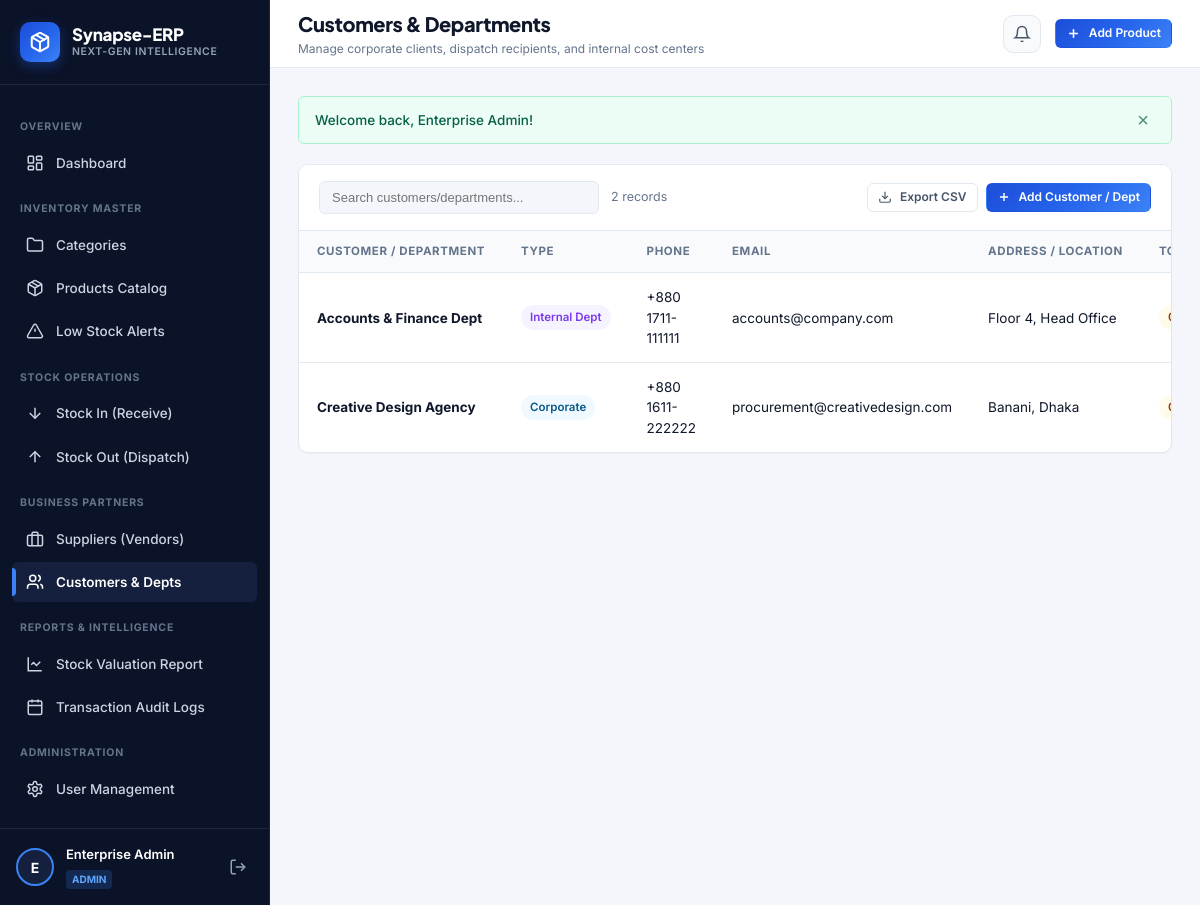
The app's page /customers/index.php (signed in) with its own data.
### tables this page shows
CREATE TABLE IF NOT EXISTS customers (
    id INT AUTO_INCREMENT PRIMARY KEY,
    name VARCHAR(100) NOT NULL,
    customer_type ENUM('individual', 'corporate', 'internal_dept') DEFAULT 'corporate',
    email VARCHAR(100) NULL,
    phone VARCHAR(30) NULL,
    address TEXT NULL,
    status TINYINT(1) DEFAULT 1,
    created_at TIMESTAMP DEFAULT CURRENT_TIMESTAMP
);

### customers/index.php (the view, shortened to what this page needs)
<?php
require_once __DIR__ . '/../includes/header.php';
$sql = "SELECT c.*, COUNT(st.id) AS dispatch_count
        FROM customers c
        LEFT JOIN stock_transactions st ON st.customer_id = c.id
        GROUP BY c.id
        ORDER BY c.name ASC";
$customers = $pdo->query($sql)->fetchAll();
include __DIR__ . '/../includes/sidebar.php';
?>
<div class="card">
    <div class="table-toolbar">
        <div style="display:flex; align-items:center; gap: 12px; flex-wrap: wrap;">
            <input type="text" id="tableSearchInput" class="table-search-input" placeholder="Search customers/departments...">
            <span style="font-size: 12.5px; color: var(--text-muted);"><?= count($customers) ?> records</span>
        </div>
        <div style="display:flex; gap: 8px;">
            <button type="button" class="btn btn-secondary btn-sm" onclick="exportTableToCSV('dataTable', 'customers_list.csv')">
                <svg width="14" height="14" viewBox="0 0 24 24" fill="none" stroke="currentColor" stroke-width="2"><path d="M21 15v4a2 2 0 0 1-2 2H5a2 2 0 0 1-2-2v-4"></path><polyline points="7 10 12 15 17 10"></polyline><line x1="12" y1="15" x2="12" y2="3"></line></svg>
                Export CSV
            </button>
            <a class="btn btn-primary btn-sm" href="create.php">
                <svg width="14" height="14" viewBox="0 0 24 24" fill="none" stroke="currentColor" stroke-width="2.5"><line x1="12" y1="5" x2="12" y2="19"></line><line x1="5" y1="12" x2="19" y2="12"></line></svg>
                Add Customer / Dept
            </a>
        </div>
    </div>
    <div class="table-responsive">
        <table class="corporate-table" id="dataTable">
            <thead>
                <tr>
                    <th>Customer / Department</th>
                    <th>Type</th>
                    <th>Phone</th>
                    <th>Email</th>
                    <th>Address / Location</th>
                    <th>Total Dispatches</th>
                </tr>
            </thead>
            <tbody>
                <?php if (empty($customers)): ?>
                    <tr>
                        <td colspan="8" style="text-align:center; color: var(--text-muted); padding: 40px;">
                            No customers or departments registered yet. Click "Add Customer / Dept" to add one.
                        </td>
                    </tr>
                <?php else: ?>
                    <?php foreach ($customers as $c):
                        $typeBadge = [
                            'corporate' => '<span class="badge badge-info">Corporate</span>',
                            'internal_dept' => '<span class="badge badge-purple" style="background:#f5f3ff; color:#7c3aed;">Internal Dept</span>',
                            'individual' => '<span class="badge badge-secondary">Individual</span>'
                        ][$c['customer_type']] ?? '<span class="badge badge-secondary">General</span>';
                    ?>
                    <tr>
                        <td><strong><?= clean($c['name']) ?></strong></td>
                        <td><?= $typeBadge ?></td>
                        <td><?= clean($c['phone']) ?: '<span style="color:var(--text-muted);">-</span>' ?></td>
                        <td><?= clean($c['email']) ?: '<span style="color:var(--text-muted);">-</span>' ?></td>
                        <td><?= clean($c['address']) ?: '<span style="color:var(--text-muted);">-</span>' ?></td>
                        <td><span class="badge badge-warning"><?= $c['dispatch_count'] ?> dispatches</span></td>
                    </tr>
                    <?php endforeach; ?>
                <?php endif; ?>
            </tbody>
        </table>
    </div>
</div>
<?php include __DIR__ . '/../includes/footer.php'; ?>

### assets/css/style.css (style rules this page uses)
:root { --font-main: 'Inter', -apple-system, BlinkMacSystemFont, 'Segoe UI', Roboto, sans-serif; --font-heading: 'Plus Jakarta Sans', var(--font-main); --bg-app: #f4f6fb; --bg-surface: #ffffff; --bg-surface-secondary: #f8fafc; --bg-surface-elevated: #ffffff; --sidebar-bg: #0b1329; --sidebar-surface: #14203d; --sidebar-border: rgba(255, 255, 255, 0.08); --sidebar-text: #94a3b8; --sidebar-text-hover: #ffffff; --sidebar-active-bg: #1e2e56; --sidebar-active-accent: #3b82f6; --primary: #2563eb; --primary-hover: #1d4ed8; --primary-gradient: linear-gradient(135deg, #1d4ed8 0%, #2563eb 50%, #3b82f6 100%); --primary-light: #eff6ff; --primary-border: #bfdbfe; --success: #10b981; --success-bg: #ecfdf5; --success-text: #065f46; --warning: #f59e0b; --warning-bg: #fffbeb; --warning-text: #92400e; --danger: #ef4444; --danger-bg: #fef2f2; --danger-text: #991b1b; --info: #0ea5e9; --info-bg: #f0f9ff; --info-text: #075985; --text-primary: #0f172a; --text-secondary: #475569; --text-muted: #64748b; --text-inverse: #ffffff; --border-color: #e2e8f0; --border-light: #edf2f7; --radius-sm: 6px; --radius-md: 10px; --radius-lg: 16px; --radius-full: 9999px; --shadow-xs: 0 1px 2px 0 rgb(0 0 0 / 0.04); --shadow-sm: 0 1px 3px 0 rgb(0 0 0 / 0.08), 0 1px 2px -1px rgb(0 0 0 / 0.08); --shadow-md: 0 4px 12px -2px rgb(0 0 0 / 0.06), 0 2px 6px -2px rgb(0 0 0 / 0.04); --shadow-lg: 0 12px 24px -4px rgb(0 0 0 / 0.08), 0 4px 8px -4px rgb(0 0 0 / 0.04); }
*, *::before, *::after { box-sizing: border-box; }
body { margin: 0; font-family: var(--font-main); background-color: var(--bg-app); color: var(--text-primary); line-height: 1.5; -webkit-font-smoothing: antialiased; }
.card { background-color: var(--bg-surface); border: 1px solid var(--border-color); border-radius: var(--radius-md); box-shadow: var(--shadow-xs); margin-bottom: 24px; overflow: hidden; }
.table-toolbar { padding: 16px 20px; background-color: var(--bg-surface); border-bottom: 1px solid var(--border-color); display: flex; flex-wrap: wrap; align-items: center; justify-content: space-between; gap: 12px; }
.table-search-input { width: 280px; padding: 8px 12px; font-size: 13px; border: 1px solid var(--border-color); border-radius: var(--radius-sm); background-color: var(--bg-app); color: var(--text-primary); outline: none; transition: all 0.15s ease; }
.table-responsive { width: 100%; overflow-x: auto; }
.corporate-table { width: 100%; border-collapse: separate; border-spacing: 0; text-align: left; font-size: 13.5px; }
.corporate-table th { background-color: var(--bg-surface-secondary); color: var(--text-muted); font-weight: 700; font-size: 11.5px; text-transform: uppercase; letter-spacing: 0.6px; padding: 12px 18px; border-bottom: 1px solid var(--border-color); white-space: nowrap; }
.corporate-table td { padding: 14px 18px; border-bottom: 1px solid var(--border-color); color: var(--text-primary); vertical-align: middle; }
.corporate-table tr:last-child td { border-bottom: none; }
.badge { display: inline-flex; align-items: center; gap: 5px; padding: 4px 9px; font-size: 11.5px; font-weight: 600; border-radius: var(--radius-full); white-space: nowrap; }
.badge-warning { background-color: var(--warning-bg); color: var(--warning-text); }
.badge-info { background-color: var(--info-bg); color: var(--info-text); }
.btn { display: inline-flex; align-items: center; justify-content: center; gap: 8px; padding: 9px 16px; font-size: 13.5px; font-weight: 600; font-family: inherit; border-radius: var(--radius-sm); border: 1px solid transparent; cursor: pointer; text-decoration: none; transition: all 0.15s ease; line-height: 1.2; }
.btn-primary { background: var(--primary-gradient); color: #ffffff; }
.btn-secondary { background-color: var(--bg-surface); color: var(--text-secondary); border-color: var(--border-color); }
.btn-sm { padding: 6px 10px; font-size: 12px; }

### records on screen
customers: name "Accounts & Finance Dept", customer_type "Internal Dept", phone "+880 1711-111111", email "accounts@company.com", address "Floor 4, Head Office"
customers: name "Creative Design Agency", customer_type "Corporate", phone "+880 1611-222222", email "procurement@creativedesign.com", address "Banani, Dhaka"

### other values on screen
$userInitial "E"
$userName "Enterprise Admin"
$userRole "ADMIN"
$pageTitle "Customers & Departments"
$pageSubtitle "Manage corporate clients, dispatch recipients, and internal cost centers"
$flash['text'] "Welcome back, Enterprise Admin!"
count($customers) "2"
